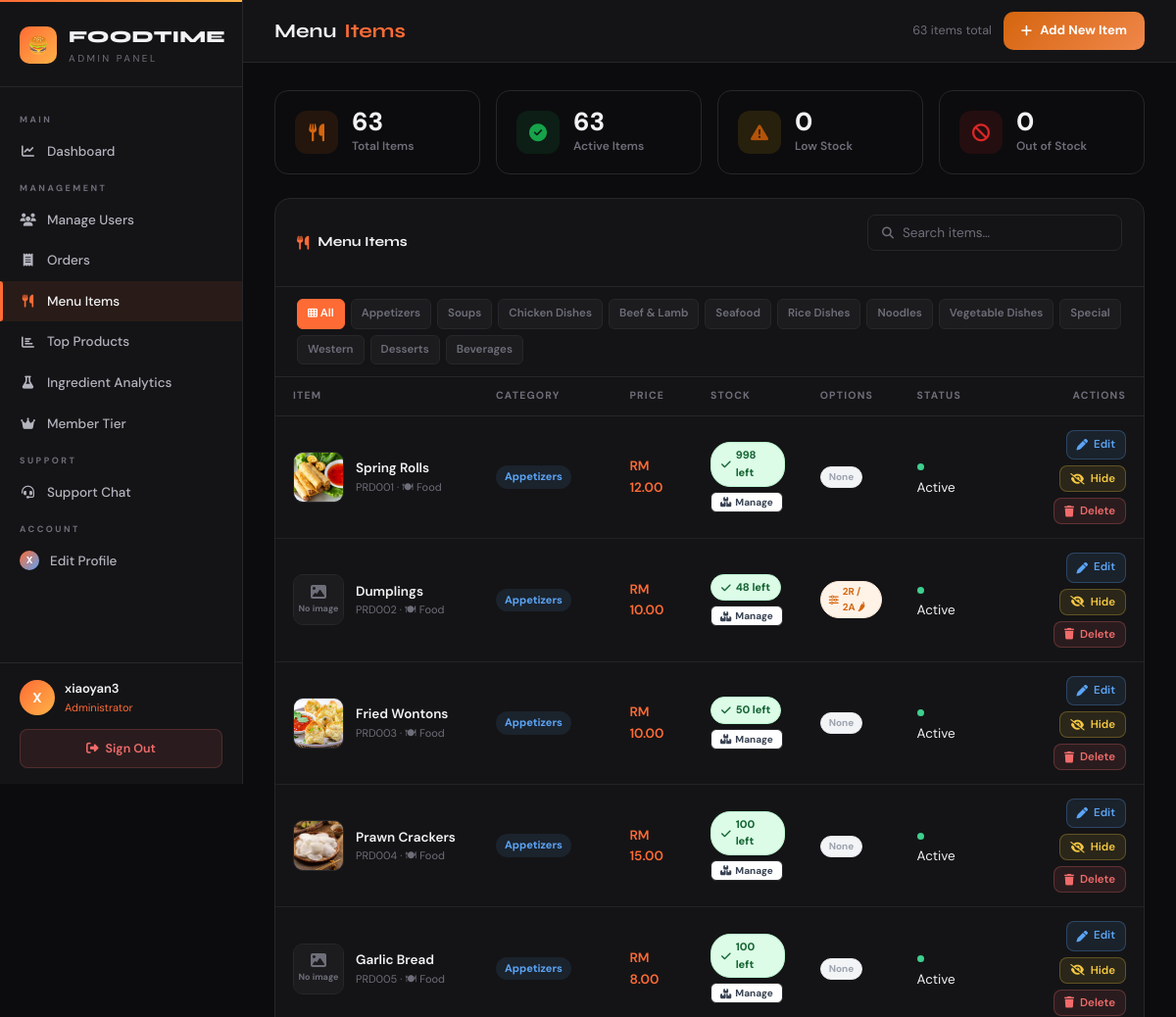
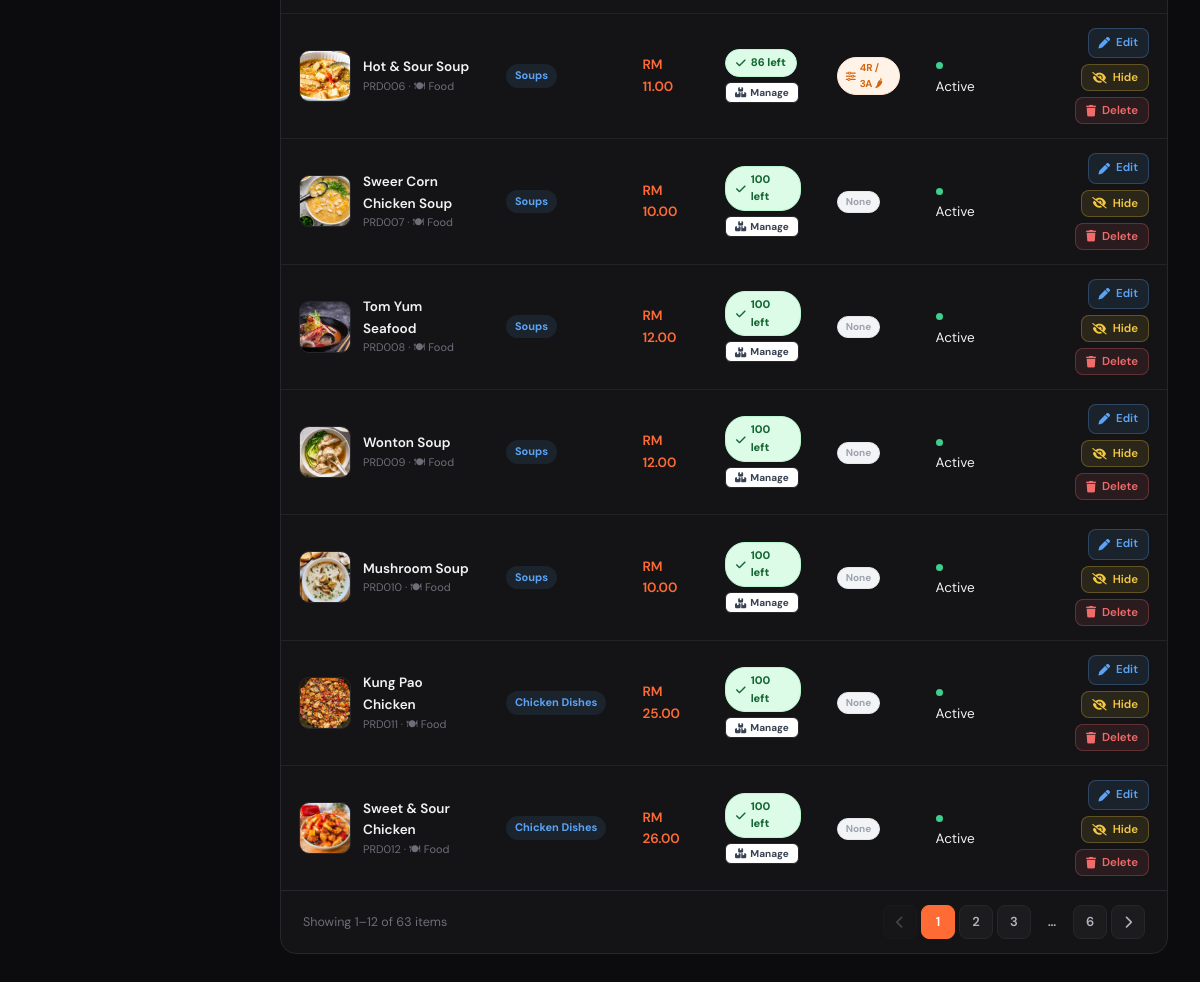
The app's page /app/Product.php (signed in) with its own data (2 pictures, top to bottom).
### tables this page shows
CREATE TABLE `categories` (
  `categoryid` varchar(10) NOT NULL,
  `category_name` varchar(100) NOT NULL
);

CREATE TABLE `products` (
  `productid` varchar(10) NOT NULL,
  `categoryid` varchar(10) DEFAULT NULL,
  `name` varchar(100) DEFAULT NULL,
  `price` decimal(10,2) DEFAULT NULL,
  `image` varchar(255) DEFAULT NULL,
  `description` text DEFAULT NULL,
  `is_available` tinyint(1) DEFAULT 1,
  `stock` int(11) NOT NULL DEFAULT 100,
  `custom_options` longtext DEFAULT NULL CHECK (json_valid(`custom_options`))
);

### app/Product.php (the view, shortened to what this page needs)
<?php
require_once 'base.php';
function uploads_url(): string {
    $script_dir = str_replace('\\', '/', dirname($_SERVER['SCRIPT_NAME']));
    $parent     = rtrim(dirname(rtrim($script_dir, '/')), '/');
    return $parent . '/uploads/';
}
$UPLOADS_URL = uploads_url();
function stockBadge($stock) {
    $stock = (int)$stock;
    return '<span class="stock-badge stock-ok"><i class="fas fa-check"></i> ' . $stock . ' left</span>';
}
$cats_result = mysqli_query($connect, "SELECT * FROM categories ORDER BY categoryid");
$cats        = mysqli_fetch_all($cats_result, MYSQLI_ASSOC);
$catf     = $_GET['cat']  ?? 'all';
$search   = trim($_GET['q'] ?? '');
$per_page = 12;
$page     = max(1, intval($_GET['page'] ?? 1));
$where_parts = ['1=1'];
$where2 = implode(' AND ', $where_parts);
$count_sql = "SELECT COUNT(*) AS c FROM products p LEFT JOIN categories c ON p.categoryid=c.categoryid WHERE $where2";
$stmt      = mysqli_prepare($connect, $count_sql);
mysqli_stmt_execute($stmt);
$total_products = (int)mysqli_fetch_assoc(mysqli_stmt_get_result($stmt))['c'];
$total_pages  = max(1, (int)ceil($total_products / $per_page));
$page         = min($page, $total_pages);
$offset       = ($page - 1) * $per_page;
$data_sql = "SELECT p.*, c.category_name FROM products p
             LEFT JOIN categories c ON p.categoryid=c.categoryid
             WHERE $where2 ORDER BY p.categoryid, p.productid
             LIMIT $per_page OFFSET $offset";
$stmt = mysqli_prepare($connect, $data_sql);
mysqli_stmt_execute($stmt);
$products = mysqli_fetch_all(mysqli_stmt_get_result($stmt), MYSQLI_ASSOC);
$showing_from = $total_products === 0 ? 0 : $offset + 1;
$showing_to   = min($offset + $per_page, $total_products);
function prod_link($overrides = []) {
    $d = ['cat' => $_GET['cat'] ?? 'all', 'q' => $_GET['q'] ?? '', 'page' => '1'];
    $p = array_merge($d, $overrides);
    $parts = [];
    foreach ($p as $k => $v) {
        if ($v !== '' && $v !== 'all') $parts[] = urlencode($k) . '=' . urlencode($v);
    }
    return 'Product.php' . ($parts ? '?' . implode('&', $parts) : '');
}
$stats = mysqli_fetch_assoc(mysqli_query($connect,
    "SELECT COUNT(*) as total,
            SUM(is_available=1) as active,
            SUM(stock=0) as out_of_stock,
            SUM(stock>0 AND stock<=10) as low_stock
     FROM products"));
?>
<!DOCTYPE html>
<html lang="en">
<head>
    <link rel="stylesheet" href="https://cdnjs.cloudflare.com/ajax/libs/font-awesome/6.4.0/css/all.min.css">
    <link rel="stylesheet" href="css/admin.css">
</head>
<body>
<?php include 'admin_sidebar.php'; ?>
<main class="main">
    <div class="topbar">
        <div class="topbar-title">Menu <span>Items</span></div>
        <div class="topbar-right" style="display:flex;align-items:center;gap:12px;">
            <span class="text-muted" style="font-size:12.5px;"><?= $total_products ?> items total</span>
            <a href="Product_form.php" class="btn-add-product">
                <i class="fas fa-plus"></i> Add New Item
            </a>
        </div>
    </div>
    <div class="content">
        <div class="stats-row">
            <div class="stat-card">
                <div class="stat-icon orange"><i class="fas fa-utensils"></i></div>
                <div><div class="stat-val"><?= $stats['total'] ?></div><div class="stat-lbl">Total Items</div></div>
            </div>
            <div class="stat-card">
                <div class="stat-icon green"><i class="fas fa-check-circle"></i></div>
                <div><div class="stat-val"><?= $stats['active'] ?></div><div class="stat-lbl">Active Items</div></div>
            </div>
            <div class="stat-card">
                <div class="stat-icon yellow"><i class="fas fa-exclamation-triangle"></i></div>
                <div><div class="stat-val"><?= $stats['low_stock'] ?></div><div class="stat-lbl">Low Stock</div></div>
            </div>
            <div class="stat-card">
                <div class="stat-icon red"><i class="fas fa-ban"></i></div>
                <div><div class="stat-val"><?= $stats['out_of_stock'] ?></div><div class="stat-lbl">Out of Stock</div></div>
            </div>
        </div>
        <div class="panel">
            <div class="panel-header" style="flex-wrap:wrap;gap:10px;">
                <div class="panel-title"><i class="fas fa-utensils"></i> Menu Items</div>
                <form method="GET" class="filter-bar">
                    <div class="search-box" style="max-width:260px;min-width:180px;">
                        <i class="fas fa-search"></i>
                        <input type="text" name="q" placeholder="Search items…"
                               value="<?= htmlspecialchars($search) ?>" oninput="debounceSearch()">
                    </div>
                </form>
            </div>
            <div class="cat-tabs-wrap">
                <a href="<?= prod_link(['cat'=>'all']) ?>" class="cat-tab <?= $catf==='all'?'active':'' ?>">
                    <i class="fas fa-th" style="font-size:10px;"></i> All
                </a>
                <?php foreach ($cats as $c): ?>
                    <a href="<?= prod_link(['cat'=>$c['categoryid']]) ?>"
                       class="cat-tab <?= $catf===$c['categoryid']?'active':'' ?>">
                        <?= htmlspecialchars($c['category_name']) ?>
                    </a>
                <?php endforeach; ?>
            </div>
            <div class="table-wrap">
                <table class="dt">
                    <thead>
                        <tr>
                            <th>Item</th>
                            <th>Category</th>
                            <th>Price</th>
                            <th>Stock</th>
                            <th>Options</th>
                            <th>Status</th>
                            <th style="text-align:right;">Actions</th>
                        </tr>
                    </thead>
                    <tbody>
                    <?php if (empty($products)): ?>
                        <tr><td colspan="7">
                            <div class="empty-state">
                                <i class="fas fa-utensils"></i>
                                <p>No items found.</p>
                                <a href="Product_form.php" style="color:#d4650f;font-weight:700;font-size:13px;">+ Add your first item</a>
                            </div>
                        </td></tr>
                    <?php else: ?>
                        <?php foreach ($products as $p):
                            $p_opts = !empty($p['custom_options']) ? json_decode($p['custom_options'], true) : null;
                            $remove_count = count($p_opts['remove'] ?? []);
                            $addon_count  = count($p_opts['addons'] ?? []);
                            $has_opts = $p_opts && ($remove_count > 0 || $addon_count > 0 || !empty($p_opts['spice']));
                            $prod_type = 'Food'; $prod_type_icon = '🍽';
                            $img_file  = trim($p['image'] ?? '');
                            $thumb_src = ($img_file !== '') ? htmlspecialchars($UPLOADS_URL . $img_file) : '';
                            $p_stock   = (int)($p['stock'] ?? 0);
                            $js_name   = addslashes(htmlspecialchars($p['name']));
                        ?>
                        <tr id="row_<?= $p['productid'] ?>">
                            <td>
                                <div class="prod-cell">
                                    <div class="prod-thumb">
                                        <?php if ($thumb_src !== ''): ?>
                                            <img src="<?= $thumb_src ?>"
                                                 alt="<?= htmlspecialchars($p['name']) ?>"
                                                 onerror="this.style.display='none';this.nextElementSibling.style.display='flex';">
                                            <div style="display:none;position:absolute;inset:0;background:var(--surface-2,#2a2a2a);align-items:center;justify-content:center;flex-direction:column;gap:2px;">
                                                <i class="fas fa-image" style="font-size:16px;color:var(--muted,#9ca3af);"></i>
                                                <span style="font-size:9px;color:var(--muted,#9ca3af);font-weight:700;">No image</span>
                                            </div>
                                        <?php endif; ?>
                                    </div>
                                    <div>
                                        <div class="fw-600" style="font-size:13.5px;"><?= htmlspecialchars($p['name']) ?></div>
                                        <div class="text-muted" style="font-size:11px;"><?= $p['productid'] ?> · <?= $prod_type_icon ?> <?= $prod_type ?></div>
                                    </div>
                                </div>
                            </td>
                            <td>
                                <span class="badge badge-customer" style="text-transform:none;letter-spacing:0;">
                                    <?= htmlspecialchars($p['category_name'] ?? $p['categoryid']) ?>
                                </span>
                            </td>
                            <td class="text-accent fw-600">RM <?= number_format($p['price'], 2) ?></td>
                            <td>
                                <div class="stock-cell">
                                    <span id="stockBadge_<?= $p['productid'] ?>">
                                        <?= stockBadge($p_stock) ?>
                                    </span>
                                    <button class="btn-restock"
                                            data-pid="<?= $p['productid'] ?>"
                                            data-name="<?= $js_name ?>"
                                            data-stock="<?= $p_stock ?>"
                                            onclick="openRestockModal(this.dataset.pid, this.dataset.name, parseInt(this.dataset.stock))">
                                        <i class="fas fa-boxes"></i> Manage
                                    </button>
                                </div>
                            </td>
                            <td>
                                <?php if ($has_opts): ?>
                                    <span class="opts-badge" title="<?= $remove_count ?> remove, <?= $addon_count ?> add-ons<?= !empty($p_opts['spice']) ? ', spice' : '' ?>">
                                        <i class="fas fa-sliders-h"></i>
                                        <?= $remove_count ?>R / <?= $addon_count ?>A
                                        <?= !empty($p_opts['spice']) ? '🌶' : '' ?>
                                    </span>
                                <?php else: ?>
                                    <span class="opts-badge none">None</span>
                                <?php endif; ?>
                            </td>
                            <td>
                                <span class="avail-dot <?= $p['is_available'] ? 'avail-yes' : 'avail-no' ?>"></span>
                                <?= $p['is_available'] ? 'Active' : 'Hidden' ?>
                            </td>
                            <td>
                                <div class="action-btns" style="justify-content:flex-end;">
                                    <a href="Product_form.php?edit=<?= $p['productid'] ?>&cat=<?= urlencode($catf) ?>&q=<?= urlencode($search) ?>&page=<?= $page ?>"
                                       class="btn btn-info" style="font-size:11.5px;padding:5px 10px;">
                                        <i class="fas fa-pen"></i> Edit
                                    </a>
                                    <form method="POST" style="display:inline;">
                                        <button type="submit"
                                                class="btn <?= $p['is_available'] ? 'btn-warning' : 'btn-success' ?>"
                                                style="font-size:11.5px;padding:5px 10px;">
                                            <?= $p['is_available']
                                                ? '<i class="fas fa-eye-slash"></i> Hide'
                                                : '<i class="fas fa-eye"></i> Show' ?>
                                        </button>
                                    </form>
                                    <form method="POST" style="display:inline;"
                                          onsubmit="return confirm('Delete \'<?= addslashes($p['name']) ?>\' from menu?')">
                                        <button type="submit" class="btn btn-danger"
                                                style="font-size:11.5px;padding:5px 10px;">
                                            <i class="fas fa-trash"></i> Delete
                                        </button>
                                    </form>
                                </div>
                            </td>
                        </tr>
                        <?php endforeach; ?>
                    <?php endif; ?>
                    </tbody>
                </table>
            </div>
            <?php if ($total_pages > 1): ?>
            <div class="pagination">
                <div class="pg-info">Showing <?= $showing_from ?>–<?= $showing_to ?> of <?= $total_products ?> items</div>
                <div class="pg-nav">
                    <?php
                    echo '<a href="'.prod_link(['page'=>max(1,$page-1)]).'" class="pg-btn'.($page<=1?'" style="opacity:.3;pointer-events:none;"':'"').'><i class="fas fa-chevron-left"></i></a>';
                    $st=max(1,$page-2);$en=min($total_pages,$page+2);
                    for($i=$st;$i<=$en;$i++)echo '<a href="'.prod_link(['page'=>$i]).'" class="pg-btn'.($i===$page?' active':'').'">'.$i.'</a>';
                    if($en<$total_pages){if($en<$total_pages-1)echo '<span class="pg-btn pg-ellipsis">…</span>';echo '<a href="'.prod_link(['page'=>$total_pages]).'" class="pg-btn">'.$total_pages.'</a>';}
                    echo '<a href="'.prod_link(['page'=>min($total_pages,$page+1)]).'" class="pg-btn'.($page>=$total_pages?'" style="opacity:.3;pointer-events:none;"':'"').'><i class="fas fa-chevron-right"></i></a>';
                    ?>
                </div>
            </div>
            <?php endif; ?>
        </div>
    </div>
</main>
</body>
</html>

### records on screen
categories: category_name "Appetizers"
categories: category_name "Soups"
categories: category_name "Chicken Dishes"
categories: category_name "Beef & Lamb"
categories: category_name "Seafood"
categories: category_name "Rice Dishes"
categories: category_name "Noodles"
categories: category_name "Vegetable Dishes"
categories: category_name "Special"
categories: category_name "Western"
categories: category_name "Desserts"
categories: category_name "Beverages"
products: image (picture), name "Spring Rolls", productid "PRD001", prod_type_icon "🍽", prod_type "Food", categoryid.category_name "Appetizers", price "12.00", stock "998", shows "None", is_available 1 (drawn)
products: name "Dumplings", productid "PRD002", prod_type_icon "🍽", prod_type "Food", categoryid.category_name "Appetizers", price "10.00", stock "48", custom_options "2", is_available 1 (drawn)
products: image (picture), name "Fried Wontons", productid "PRD003", prod_type_icon "🍽", prod_type "Food", categoryid.category_name "Appetizers", price "10.00", stock "50", shows "None", is_available 1 (drawn)
products: image (picture), name "Prawn Crackers", productid "PRD004", prod_type_icon "🍽", prod_type "Food", categoryid.category_name "Appetizers", price "15.00", stock "100", shows "None", is_available 1 (drawn)
products: name "Garlic Bread", productid "PRD005", prod_type_icon "🍽", prod_type "Food", categoryid.category_name "Appetizers", price "8.00", stock "100", shows "None", is_available 1 (drawn)
products: image (picture), name "Hot & Sour Soup", productid "PRD006", prod_type_icon "🍽", prod_type "Food", categoryid.category_name "Soups", price "11.00", stock "86", custom_options "4", custom_options "3", is_available 1 (drawn)
products: image (picture), name "Sweer Corn Chicken Soup", productid "PRD007", prod_type_icon "🍽", prod_type "Food", categoryid.category_name "Soups", price "10.00", stock "100", shows "None", is_available 1 (drawn)
products: image (picture), name "Tom Yum Seafood", productid "PRD008", prod_type_icon "🍽", prod_type "Food", categoryid.category_name "Soups", price "12.00", stock "100", shows "None", is_available 1 (drawn)
products: image (picture), name "Wonton Soup", productid "PRD009", prod_type_icon "🍽", prod_type "Food", categoryid.category_name "Soups", price "12.00", stock "100", shows "None", is_available 1 (drawn)
products: image (picture), name "Mushroom Soup", productid "PRD010", prod_type_icon "🍽", prod_type "Food", categoryid.category_name "Soups", price "10.00", stock "100", shows "None", is_available 1 (drawn)
products: image (picture), name "Kung Pao Chicken", productid "PRD011", prod_type_icon "🍽", prod_type "Food", categoryid.category_name "Chicken Dishes", price "25.00", stock "100", shows "None", is_available 1 (drawn)
products: image (picture), name "Sweet & Sour Chicken", productid "PRD012", prod_type_icon "🍽", prod_type "Food", categoryid.category_name "Chicken Dishes", price "26.00", stock "100", shows "None", is_available 1 (drawn)

### other values on screen
substr($admin_name, 0, 1) "X"
$admin_name "xiaoyan3"
$total_products "63"
$stats['total'] "63"
$stats['active'] "63"
$stats['low_stock'] "0"
$stats['out_of_stock'] "0"
$showing_from "1"
$showing_to "12"
$total_pages "6"
